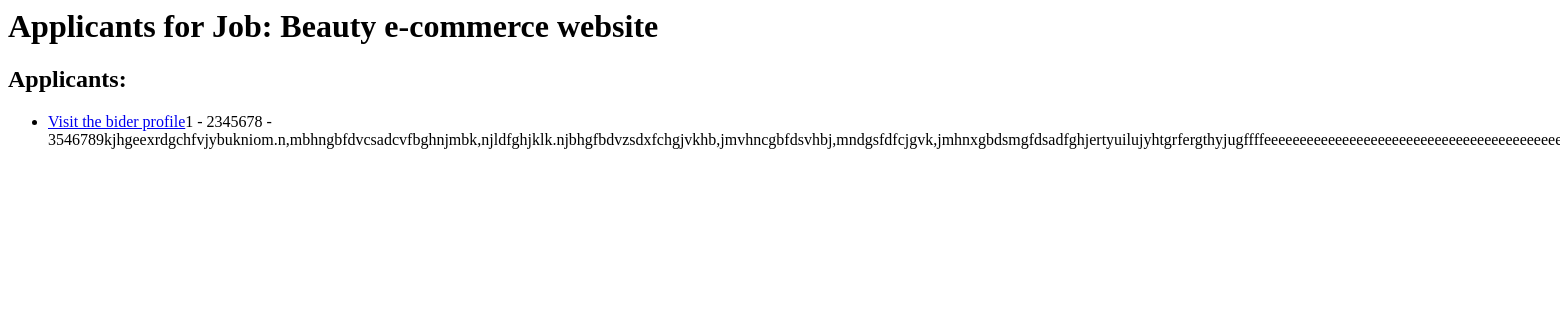
The page /applicants/67827d42-c on the database as committed earlier.
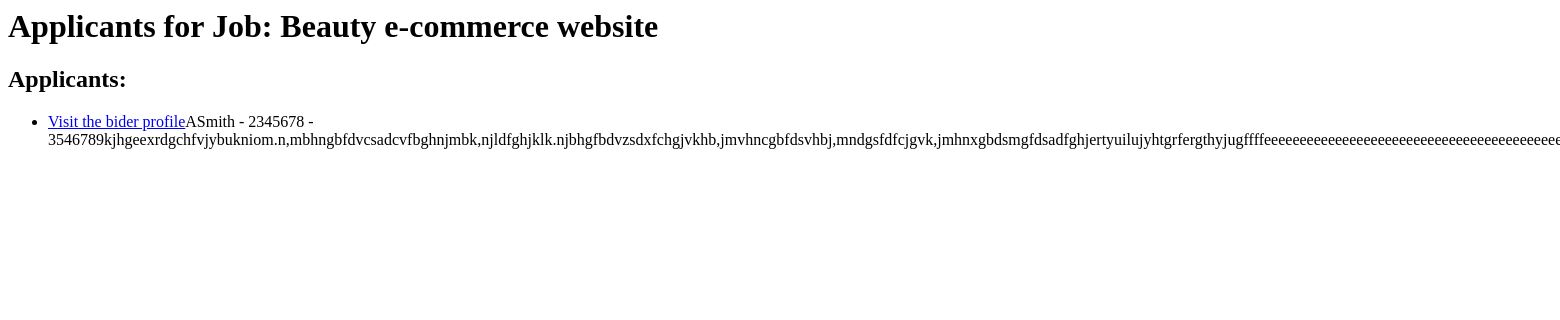
The same page on the database as committed later.
### jobs/models.py (models this page shows, shortened)
class ApplyJob(models.Model):
    status_choices=(
        ('Accepted', 'Accepted'),
        ('Rejected', 'Rejected'),
        ('Pending', 'Pending')
    )
    user = models.ForeignKey(User , on_delete= models.CASCADE )
    Job = models.ForeignKey(Job, on_delete= models.CASCADE,to_field='code')
    coverLetter = models.TextField(max_length=500, blank=False)
    priceRange=models.PositiveIntegerField( blank=False )
    timestamp= models.DateTimeField(auto_now_add=True)
    status= models.CharField(max_length=10, choices=status_choices)

class Seller(models.Model):
    owner = models.OneToOneField(User, on_delete=models.CASCADE)
    name = models.CharField(max_length=50)
    profile_pic = models.ImageField(upload_to="profile/")
    speciality = models.CharField(choices=SPECIALITY_CHOICES, max_length=50)
    tagline = models.CharField(max_length=100)
    bio = models.TextField(blank=True)
    website = models.URLField(blank=True)

### jobs/views.py (the view)
# urls.py: path('applicants/<str:code>', all_applicants, name='all_applicants'),
def all_applicants(request, *args, **kwargs):
    code = kwargs.get('code')
    job = get_object_or_404(Job, code=code)
    applicants = job.applyjob_set.all()
    context = {'job': job, 'applicants': applicants}
    return render(request, 'jobs/all_applicants.html', context)

### jobs/context_processors.py (called while the page is built)
def unread_notifications(request):
    if request.user.is_authenticated:
        unread_count = Notification.objects.filter(user=request.user, is_read=False).count()
    else:
        unread_count = 0
    return {
        'unread_notifications_count': unread_count
    }

### jobs/templates/jobs/all_applicants.html
<h1>Applicants for Job: {{ job.title }}</h1>
<h2>Applicants:</h2>
<ul>
    {% for applicant in applicants %}
        <li><a href="{% url 'seller-detail'  applicant.user.seller.id %}">Visit the bider profile</a>{{ applicant.user.seller.name }} - {{ applicant.priceRange }} - {{applicant.coverLetter}}</li>
    {% empty %}
        <li>No applicants yet.</li>
    {% endfor %}
</ul>

Rows that differ between the two databases and show on the page:
changed through a linked row, ApplyJob: user.seller.name "1" → "ASmith"
